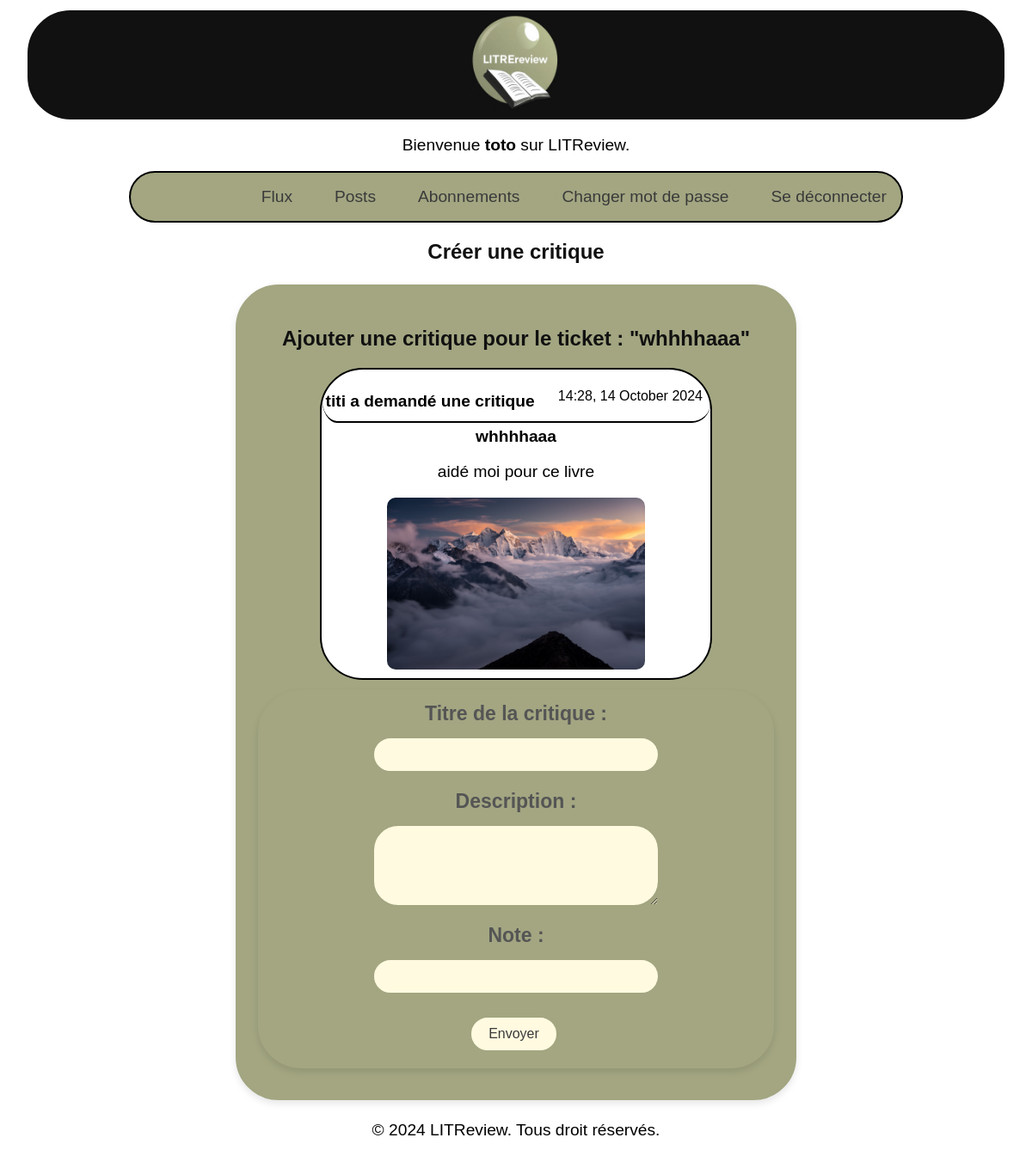
Page /create-review/3/ (signed in) on the committed database.
### authentication/models.py (models this page shows, shortened)
class User(AbstractBaseUser):
    username = models.CharField(max_length=100, unique=True)
    USERNAME_FIELD = "username"
    REQUIRED_FIELDS = []
    objects = UserManager()

### LitReview/models.py (models this page shows, shortened)
class Ticket(models.Model):
    title = models.CharField(max_length=128)
    description = models.TextField(max_length=2048, blank=True)
    image = models.ImageField(blank=True, null=True)
    user = models.ForeignKey(
        settings.AUTH_USER_MODEL,
        on_delete=models.CASCADE)
    time_created = models.DateTimeField(auto_now_add=True)

### LitReview/views.py (the view)
@login_required
def create_review(request, ticket_id=None):
    ticket = get_object_or_404(Ticket, id=ticket_id) if ticket_id else None
    if ticket and Review.objects.filter(
            ticket=ticket,
            user=request.user).exists():
        return redirect(
            "home"
        )
    if request.method == "POST":
        review_form = ReviewForm(request.POST)
        ticket_form = TicketForm(
            request.POST, request.FILES) if not ticket else None
        if review_form.is_valid() and (
                ticket_form is None or ticket_form.is_valid()):
            review = review_form.save(commit=False)
            review.user = request.user
            if ticket_form:
                ticket = ticket_form.save(commit=False)
                ticket.user = request.user
                ticket.save()
            review.ticket = ticket
            review.save()
            return redirect("home")
    else:
        review_form = ReviewForm()
        ticket_form = TicketForm() if not ticket else None
    return render(
        request,
        "LitReview/create_review.html",
        {"review_form": review_form,
            "ticket_form": ticket_form,
            "ticket": ticket},
    )

### LitReview/forms.py
class ReviewForm(forms.ModelForm):
    class Meta:
        model = Review
        fields = ("rating", "headline", "body")

### LitReview/templates/LitReview/create_review.html (shortened to what this page needs)
{% extends 'base.html' %}
{% block content %}
    <h2 class="form-title">Créer une critique</h2>
    <div class="create_ticket edit-review-form">
    {% if not ticket %}
        <h3 class="form-title">Créer un nouveau ticket :</h3>
        <form method="POST" enctype="multipart/form-data" class="edit-review-form">
            {% csrf_token %}
            <div class="form-group">
                <label for="title" class="form-label">Titre du ticket :</label>
                <input type="text" id="title" name="title" value="{{ ticket_form.title.value|default_if_none:'' }}" required class="form-input">
            </div>
            <div class="form-group">
                <label for="description" class="form-label">Description :</label>
                <textarea id="description" name="description" rows="4" class="form-textarea">{{ ticket_form.description.value|default_if_none:'' }}</textarea>
            </div>
            <div class="form-group">
                <label for="image" class="form-label">Image :</label>
                <input type="file" id="image" name="image" class="form-input">
            </div>
            <h3 class="form-title">Ajouter votre critique pour ce ticket :</h3>
            <div class="form-group">
                <label for="headline" class="form-label">Titre de la critique :</label>
                <input type="text" id="headline" name="headline" value="{{ review_form.headline.value|default_if_none:'' }}" required class="form-input">
            </div>
            <div class="form-group">
                <label for="body" class="form-label">Description :</label>
                <textarea id="body" name="body" rows="4" class="form-textarea">{{ review_form.body.value|default_if_none:'' }}</textarea>
            </div>
            <div class="form-group">
                <label for="rating" class="form-label">Note :</label>
                <input type="number" id="rating" name="rating" value="{{ review_form.rating.value|default_if_none:'' }}" min="0" max="5" required class="form-input">
            </div>
            <div class="form-actions">
                <button type="submit" class="submit-button">Envoyer</button>
            </div>
        </form>
    {% else %}
        <h3 class="form-title">Ajouter une critique pour le ticket : "{{ ticket.title }}"</h3>
        <div class="ticket_review">
            <div class="date_time">
                <h4>{{ ticket.user.username }} a demandé une critique</h4>
                <p class="time">{{ ticket.time_created|date:"H:i, d F Y" }}</p>
            </div>
            <div class="ask_review">
                <strong>{{ ticket.title }}</strong>
                <p>{{ ticket.description }}</p>
                {% if ticket.image %}
                    <img src="{{ ticket.image.url }}" style="max-height: 400px; width: auto; max-width: 300px;" alt="Image du ticket: {{ ticket.title }}">
                {% endif %}
            </div>
        </div>
        <form method="POST" class="edit-review-form">
            <div class="form-group">
                <label for="headline" class="form-label">Titre de la critique :</label>
                <input type="text" id="headline" name="headline" value="{{ review_form.headline.value|default_if_none:'' }}" required class="form-input">
            </div>
            <div class="form-group">
                <label for="body" class="form-label">Description :</label>
                <textarea id="body" name="body" rows="4" class="form-textarea">{{ review_form.body.value|default_if_none:'' }}</textarea>
            </div>
            <div class="form-group">
                <label for="rating" class="form-label">Note :</label>
                <input type="number" id="rating" name="rating" value="{{ review_form.rating.value|default_if_none:'' }}" min="0" max="5" required class="form-input">
            </div>
            <div class="form-actions">
                <button type="submit" class="submit-button">Envoyer</button>
            </div>
        </form>
    </div>
    {% endif %}
{% endblock content %}

### templates/base.html (shortened to what this page needs)
{% load static %}
<!DOCTYPE html>
<html lang="fr">
<head>
    <link rel="stylesheet" type="text/css" href="{% static '\css\style .css' %}">
    <link rel="stylesheet" href="https://cdnjs.cloudflare.com/ajax/libs/font-awesome/5.15.3/css/all.min.css">
</head>
<body>
    <header>
        <div class="title">
            <img id="icon" src="{% static 'favicon_io\android-chrome-512x512.png' %}" alt="logo LITReview">
        </div>
        {% if user.is_authenticated %}
        <p>Bienvenue <strong>{{ user.username }}</strong> sur LITReview.</p>
        <nav aria-label="Navigation principale">
            <div class="link_input_connect">
                <a class="flux_link" href="{% url 'home' %}" role="button">Flux</a>
                <a class="posts_link" href="{% url 'my_posts' %}" role="button">Posts</a>
                <a class="followers_link" href="{% url 'followers' %}" role="button">Abonnements</a>
                <a class="password_link" href="{% url 'password_change' %}" role="button">Changer mot de passe</a>
                <form method="POST" action="{% url 'logout' %}">
                    <a href="#" class="logout_link" onclick="if(confirm('Voulez-vous vous déconnecter?'))
                    { this.closest('form').submit(); return false; }" role="button">Se déconnecter</a>
                </form>
            </div>
        </nav>
        {% endif %}
    </header>
    <main>
        {% block content %}{% endblock content %}
    </main>
    <footer>
        <p>&copy; 2024 LITReview. Tous droit réservés.</p>
    </footer>
</body>
</html>

### static/css/style .css (style rules this page uses)
body { font-family: Arial, sans-serif; text-align: center; font-size: larger; }
.title { align-self: center; border: 2px solid #111111; margin: 1% 2% 0% 2%; background-color: #111111; border-radius: 50px; }
#icon { margin: 0; padding: 0.2%; width: 10%; border-radius: 5px; }
.ticket_review, .ticket, .users_followed, .followed_users, .blocked_users { border-radius: 50px; border: 2px solid; margin: 0 12% 0.5% 12%; background-color: rgb(255, 255, 255); }
.create_ticket { margin: 0 30% 0% 30%; background-color: rgb(255, 255, 255); }
.date_time { display: flex; justify-content: space-between; flex-direction: row; padding: 0 2% 0 1%; border-radius: 52px 45px 34px 28px / 50px 39px 35px 47px; border-bottom: 2px solid; margin: 0; height: 60px; }
.answer_review, .ask_review, .followed_users, .blocked_users { margin-top: 1%; }
.time { font-size: medium; margin-top: 5%; }
img { width: 300px; margin-bottom: 1%; border-radius: 10px; }
.link_input_connect { display: flex; flex-direction: row; gap: 15px; border-radius: 30px; border: 2px solid; margin: 0 12% 0.4% 12%; justify-content: flex-end; background-color: #a3a681; align-items: center; }
.ticket_button, .review_button, .flux_link, .posts_link, .followers_link, .password_link, .logout_link { border: 2px solid; border-radius: 30px; background-color: #a3a681; padding: 5px; color: #3a3a3a; margin: 10px; text-decoration: none; border-color: #a3a681; }
.form-title { font-size: 24px; font-weight: bold; text-align: center; color: #111111; margin-bottom: 20px; }
.form-group { margin-bottom: 20px; }
.form-label { font-weight: bold; font-size: larger; color: #111111; display: block; margin-bottom: 5px; }
.form-textarea { resize: vertical; }
.form-actions { text-align: center; margin-top: 20px; }
.submit-button { font-size: 16px; font-family: Arial, sans-serif; padding: 10px 20px; border-radius: 30px; background-color: #a3a681; color: #3a3a3a; border: 2px solid #a3a681; cursor: pointer; transition: all 0.3s ease; margin: 0 auto; }
input[type="text"], input[type="password"], input[type="email"], input[type="number"], textarea, select { font-family: Arial, sans-serif; font-size: 16px; padding: 10px 15px; border: 2px solid #a3a681; border-radius: 30px; background-color: #fffae0; color: #111111; width: calc(100% - 40px); max-width: 300px; }
input[type="submit"], button[type="submit"], input[type="file"] { font-family: Arial, sans-serif; font-size: 16px; padding: 10px 20px; border: 2px solid #a3a681; border-radius: 30px; background-color: #fffae0; color: #3a3a3a; cursor: pointer; transition: all 0.3s ease; max-width: 300px; margin: 5px 5px 5px 0; }
label { display: inline-block; margin-bottom: 5px; font-weight: bold; color: #111111; }
.edit-review-form { max-width: 600px; margin: 2% auto; padding: 2%; background-color: #f9f9f9; border-radius: 50px; border: 2px solid #a3a681; background-color: #a3a681; box-shadow: 0 4px 8px rgba(0, 0, 0, 0.1); }
.signup-form, .password-change-form, .form-group { display: flex; flex-direction: column; gap: 1.5rem; align-self: center; align-items: center; }
.form-group { display: flex; flex-direction: column; gap: 0.5rem; }
.form-group label { font-weight: 600; color: #555; }
.form-actions { margin-top: 1rem; }

### rows in the picture
User: username "toto"
Ticket: title "whhhhaaa", user.username "titi", time_created "14:28, 14 October 2024", description "aidé moi pour ce livre", image (picture)
